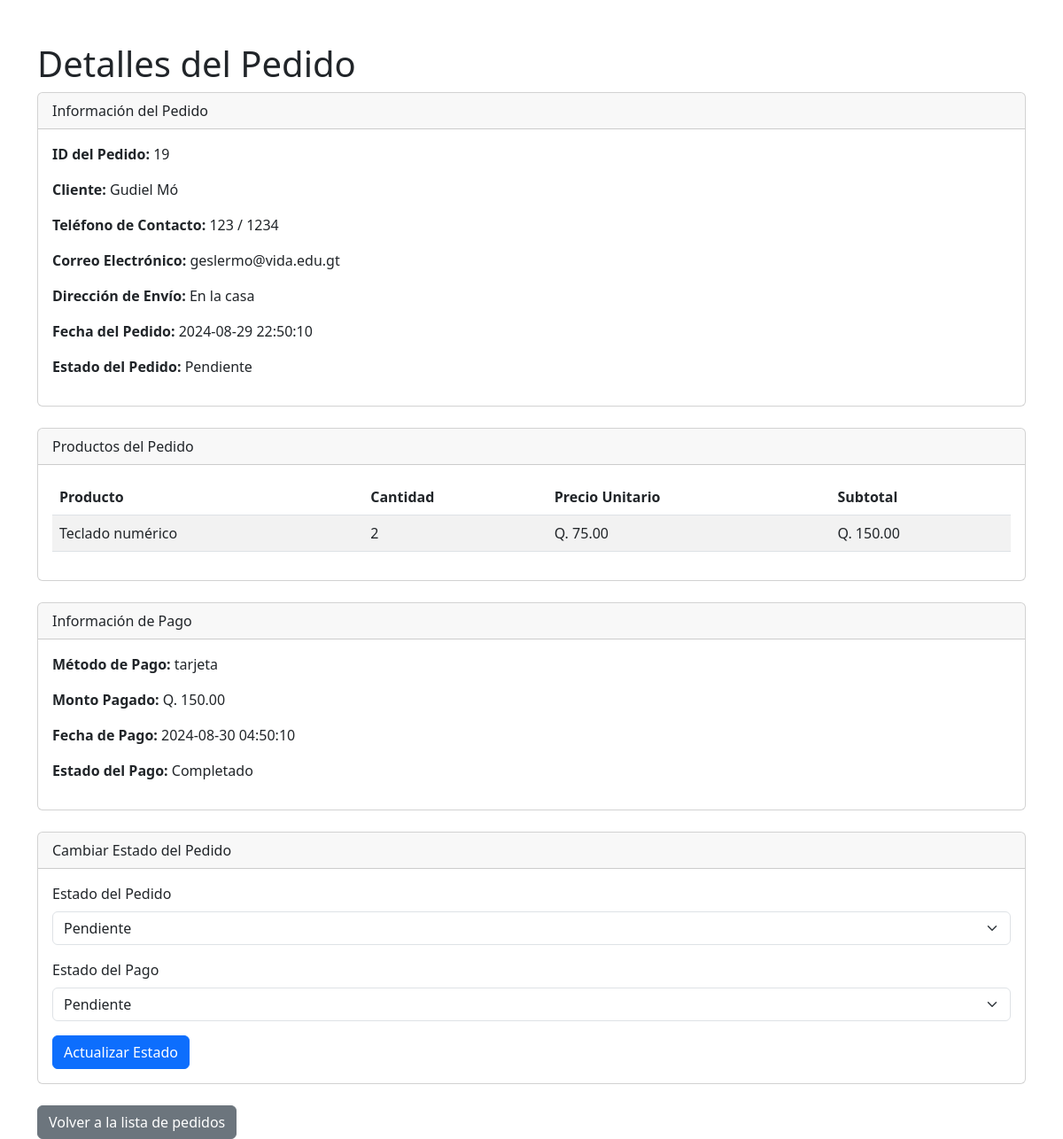
The page /public/admin/detalle_pedido.php?id_pedido=19 (signed in) on the database as committed earlier.
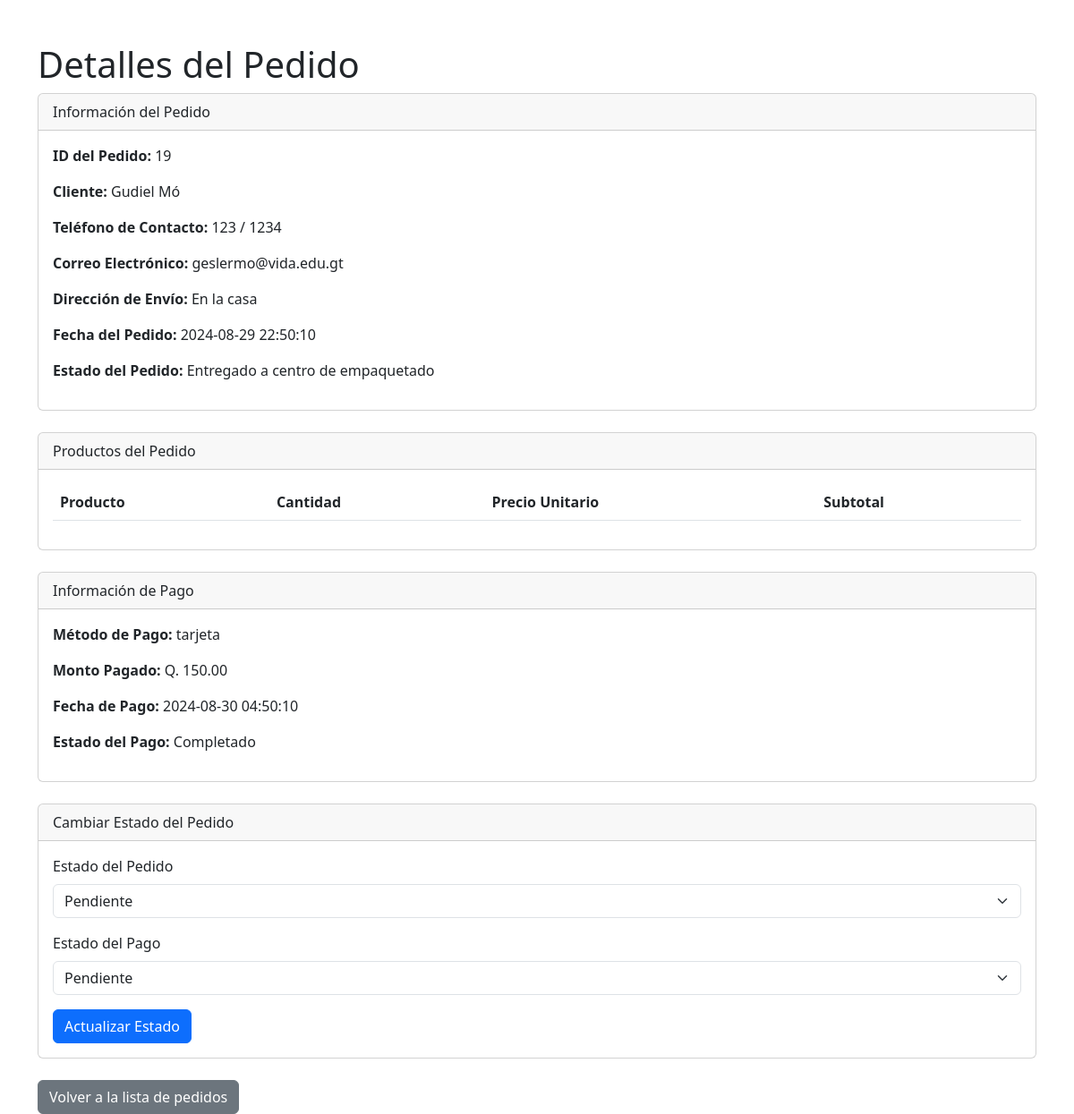
The same page on the database as committed later.
### tables this page shows
CREATE TABLE `pedido` (
  `id_pedido` int(11) NOT NULL AUTO_INCREMENT,
  `id_cliente` int(11) NOT NULL,
  `id_vendedor` int(11) DEFAULT NULL,
  `fecha_pedido` datetime NOT NULL,
  `fecha_limite` datetime DEFAULT NULL,
  `estado_pedido` varchar(50) NOT NULL,
  `direccion_envio` text DEFAULT NULL,
  `telefono_contacto` varchar(20) DEFAULT NULL,
  PRIMARY KEY (`id_pedido`)
);

CREATE TABLE `detalle_pedido` (
  `id_detalle_pedido` int(11) NOT NULL AUTO_INCREMENT,
  `id_pedido` int(11) NOT NULL,
  `id_producto` int(11) NOT NULL,
  `id_emprendedor` int(11) NOT NULL,
  `cantidad` int(11) NOT NULL,
  `precio_unitario` decimal(10,2) NOT NULL,
  `subtotal` decimal(10,2) NOT NULL,
  `nombre_producto` varchar(255) DEFAULT NULL,
  `factura_emprendedor` varchar(255) DEFAULT NULL,
  PRIMARY KEY (`id_detalle_pedido`)
);

CREATE TABLE `producto` (
  `id_producto` int(11) NOT NULL AUTO_INCREMENT,
  `id_negocio` int(11) DEFAULT NULL,
  `id_categoria` int(11) DEFAULT NULL,
  `nombre_producto` varchar(255) NOT NULL,
  `descripcion` text DEFAULT NULL,
  `costo` decimal(10,0) NOT NULL,
  `precio` decimal(10,2) NOT NULL,
  `stock` int(11) NOT NULL,
  `imagen` varchar(255) DEFAULT NULL,
  `estado` varchar(50) NOT NULL,
  `fecha_actualizacion` timestamp NOT NULL DEFAULT current_timestamp() ON UPDATE current_timestamp(),
  `id_emprendedor` int(11) NOT NULL,
  PRIMARY KEY (`id_producto`),
  KEY `id_negocio` (`id_negocio`),
  KEY `id_categoria` (`id_categoria`),
  KEY `fk_producto_emprendedor` (`id_emprendedor`),
  CONSTRAINT `fk_producto_emprendedor` FOREIGN KEY (`id_emprendedor`) REFERENCES `emprendedor` (`id_emprendedor`) ON DELETE CASCADE ON UPDATE CASCADE,
  CONSTRAINT `producto_ibfk_1` FOREIGN KEY (`id_negocio`) REFERENCES `negocio` (`id_negocio`),
  CONSTRAINT `producto_ibfk_2` FOREIGN KEY (`id_categoria`) REFERENCES `categoria` (`id_categoria`)
);

CREATE TABLE `cliente` (
  `id_cliente` int(11) NOT NULL AUTO_INCREMENT,
  `NIT` varchar(20) DEFAULT NULL,
  `nombre1` varchar(255) NOT NULL,
  `nombre2` varchar(255) DEFAULT NULL,
  `nombre3` varchar(255) DEFAULT NULL,
  `apellido1` varchar(255) NOT NULL,
  `apellido2` varchar(255) DEFAULT NULL,
  `correo` varchar(255) NOT NULL,
  `contrasena` varchar(255) NOT NULL,
  `telefono1` varchar(20) DEFAULT NULL,
  `telefono2` varchar(20) DEFAULT NULL,
  `id_direccion` int(11) DEFAULT NULL,
  `id_estado_usuario` int(11) DEFAULT NULL,
  `token_activacion` varchar(255) DEFAULT NULL,
  `token_recuperacion` varchar(255) DEFAULT NULL,
  `fecha_creacion` timestamp NOT NULL DEFAULT current_timestamp(),
  PRIMARY KEY (`id_cliente`),
  KEY `id_direccion` (`id_direccion`),
  KEY `id_estado_usuario` (`id_estado_usuario`),
  CONSTRAINT `cliente_ibfk_1` FOREIGN KEY (`id_direccion`) REFERENCES `direccion` (`id_direccion`),
  CONSTRAINT `cliente_ibfk_2` FOREIGN KEY (`id_estado_usuario`) REFERENCES `estado_usuario` (`id_estado_usuario`)
);

### public/admin/detalle_pedido.php (the view, shortened to what the changed rows need)
<?php
$database = new Database();
$db = $database->getConnection();
$id_pedido = isset($_GET['id_pedido']) ? htmlspecialchars(strip_tags($_GET['id_pedido'])) : die('ID de pedido no especificado.');
$query_pedido = "SELECT p.*, c.nombre1 AS nombre_cliente, c.apellido1 AS apellido_cliente, c.telefono1, c.telefono2, c.correo
                 FROM pedido p
                 JOIN cliente c ON p.id_cliente = c.id_cliente
                 WHERE p.id_pedido = :id_pedido";
$stmt_pedido = $db->prepare($query_pedido);
$stmt_pedido->bindParam(':id_pedido', $id_pedido);
$stmt_pedido->execute();
$pedido = $stmt_pedido->fetch(PDO::FETCH_ASSOC);
$query_detalle = "SELECT dp.*, p.nombre_producto, p.precio
                  FROM detalle_pedido dp
                  JOIN producto p ON dp.id_producto = p.id_producto
                  WHERE dp.id_pedido = :id_pedido";
$stmt_detalle = $db->prepare($query_detalle);
$stmt_detalle->bindParam(':id_pedido', $id_pedido);
$stmt_detalle->execute();
$detalles_pedido = $stmt_detalle->fetchAll(PDO::FETCH_ASSOC);
?>
<!DOCTYPE html>
<html lang="es">
<head>
    <link href="https://cdn.jsdelivr.net/npm/bootstrap@5.3.0/dist/css/bootstrap.min.css" rel="stylesheet">
</head>
<body>
    <div class="container mt-5">
        <h1>Detalles del Pedido</h1>
        <div class="card mb-4">
            <div class="card-body">
                <p><strong>ID del Pedido:</strong> <?php echo htmlspecialchars($pedido['id_pedido']); ?></p>
                <p><strong>Cliente:</strong> <?php echo htmlspecialchars($pedido['nombre_cliente'] . ' ' . $pedido['apellido_cliente']); ?></p>
                <p><strong>Teléfono de Contacto:</strong> <?php echo htmlspecialchars($pedido['telefono1']) . ' / ' . htmlspecialchars($pedido['telefono2']); ?></p>
                <p><strong>Correo Electrónico:</strong> <?php echo htmlspecialchars($pedido['correo']); ?></p>
                <p><strong>Dirección de Envío:</strong> <?php echo htmlspecialchars($pedido['direccion_envio']); ?></p>
                <p><strong>Fecha del Pedido:</strong> <?php echo htmlspecialchars($pedido['fecha_pedido']); ?></p>
                <p><strong>Estado del Pedido:</strong> <?php echo htmlspecialchars($pedido['estado_pedido']); ?></p>
            </div>
        </div>
        <div class="card mb-4">
            <div class="card-body">
                <table class="table table-striped">
                    <thead>
                        <tr>
                            <th>Producto</th>
                            <th>Cantidad</th>
                            <th>Precio Unitario</th>
                            <th>Subtotal</th>
                        </tr>
                    </thead>
                    <tbody>
                        <?php foreach ($detalles_pedido as $detalle): ?>
                            <tr>
                                <td><?php echo htmlspecialchars($detalle['nombre_producto']); ?></td>
                                <td><?php echo htmlspecialchars($detalle['cantidad']); ?></td>
                                <td>Q. <?php echo number_format($detalle['precio_unitario'], 2); ?></td>
                                <td>Q. <?php echo number_format($detalle['subtotal'], 2); ?></td>
                            </tr>
                        <?php endforeach; ?>
                    </tbody>
                </table>
            </div>
        </div>
        <div class="card mb-4">
            <div class="card-body">
                <form action="cambiar_estado_pedido.php" method="POST">
                    <div class="mb-3">
                        <label for="estado_pedido" class="form-label">Estado del Pedido</label>
                        <select id="estado_pedido" name="estado_pedido" class="form-select">
                            <option value="Pendiente" <?php if ($pedido['estado_pedido'] == 'Pendiente') echo 'selected'; ?>>Pendiente</option>
                        </select>
                    </div>
                </form>
            </div>
        </div>
    </div>
</body>
</html>

Rows that differ between the two databases and show on the page:
no longer on this page (row edited): detalle_pedido: id_producto.nombre_producto "Teclado numérico", cantidad "2", precio_unitario "75.00", subtotal "150.00"
changed pedido "En la casa": estado_pedido "Pendiente" → "Entregado a centro de empaquetado"; estado_pedido "Pendiente" → (not shown)
Other text that changed with them:
form field estado_pedido: (not shown) → "Pendiente"
